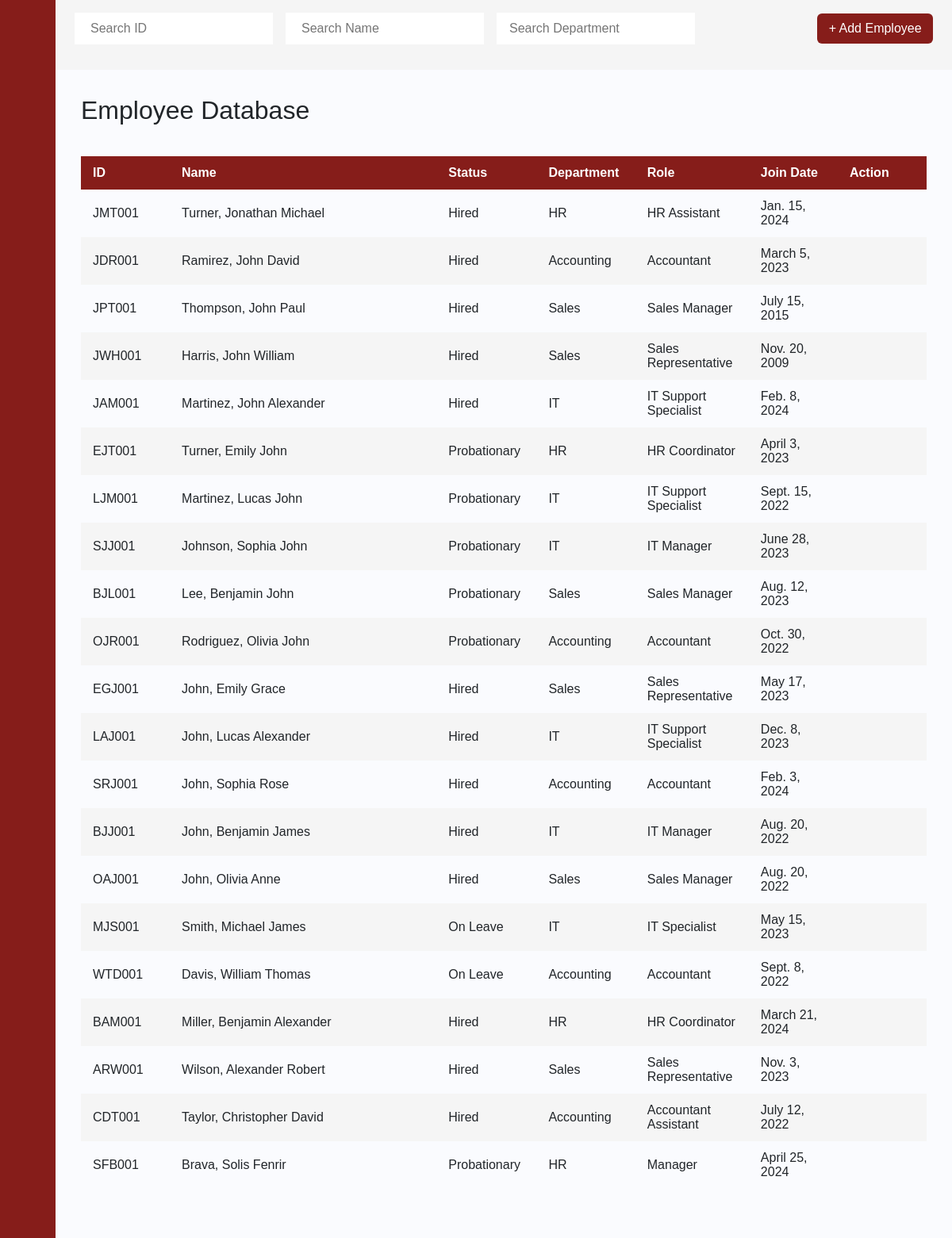
Before: /employee_database/1/ with the older database file.
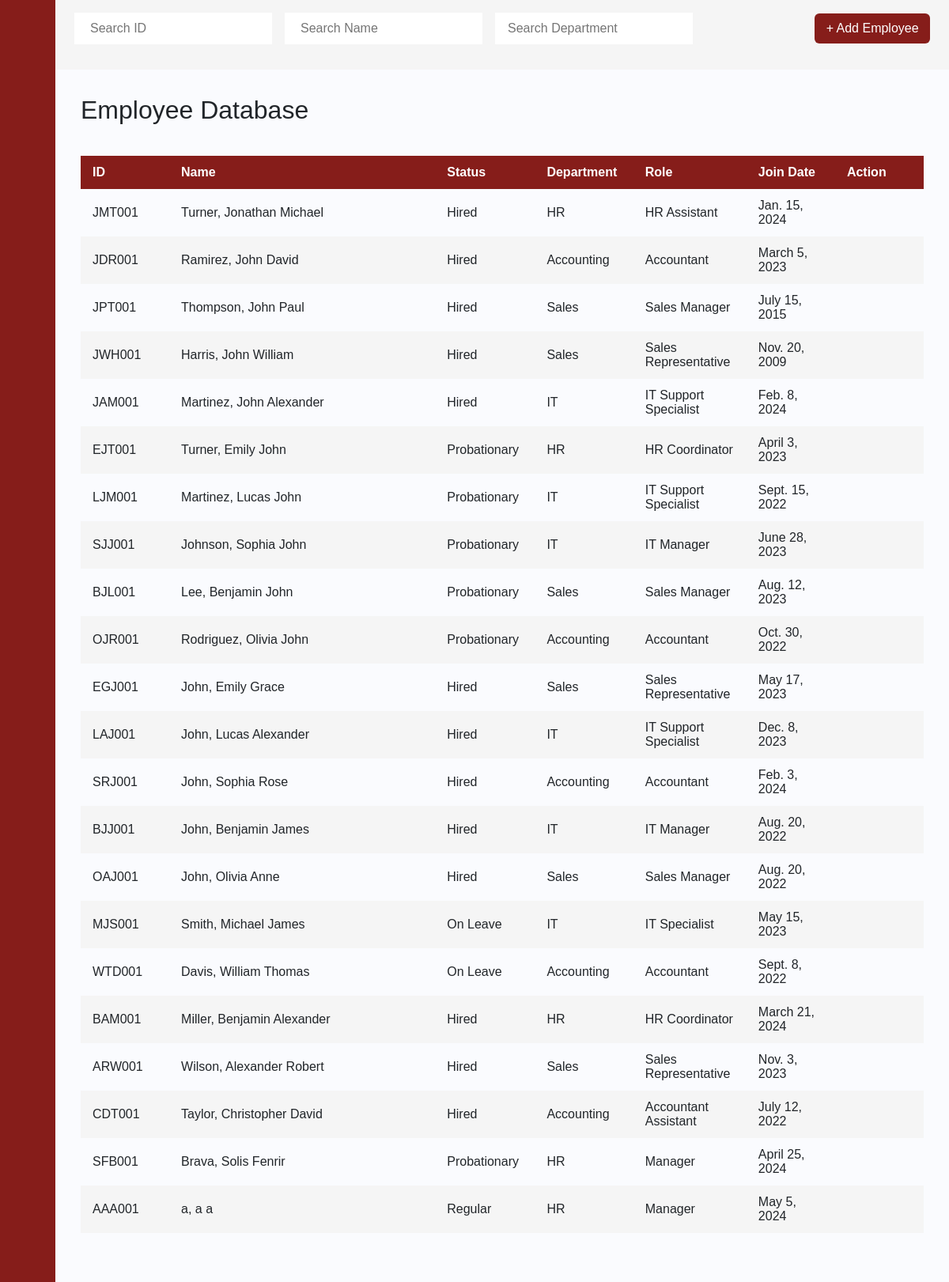
After: the same page with the newer database file.
### payrollapp/models.py (models this page shows, shortened)
class Employee(models.Model):
    Last_name = models.CharField(max_length=50)
    First_name = models.CharField(max_length=50)
    Middle_name = models.CharField(max_length=50, blank=True, null=True)
    id_number = models.CharField(max_length=6, primary_key=True)
    Status  = models.CharField(max_length=255)
    Department  = models.CharField(max_length=255)
    Role   = models.CharField(max_length=255)
    Join_Date = models.DateField(blank=True, null=True)
    Phone_Number = models.CharField(max_length=255)
    Email = models.CharField(max_length=255)
    BankNumber = models.CharField(max_length=255)
    Salary   = models.FloatField()
    Vacation_Leaves = models.IntegerField()
    Sick_Leaves = models.IntegerField()

### payrollapp/views.py (the view)
# urls.py: path('employee_database/<int:UID>/', views.employee_database, name='employee_database'),
def employee_database(request, UID):
    a = Employee.objects.all()
    user = get_object_or_404(USER_ACCOUNT, pk=UID)
    return render(request, 'payrollapp/employee_database.html', {'user':user, 'a':a})

### payrollapp/templates/payrollapp/employee_database.html (shortened to what this page needs)
{% extends 'payrollapp/base.html' %}
{% load static %}
{% block content %}
<div class="main">
    <div class="dashboard-navbar">
        <form action="#">
          <div class="nav-search">
            <input type="text" class="search-query mr-3" placeholder="Search ID" onkeyup="searchID()" id="eID">
            <input type="text" class="search-query mr-3" placeholder="Search Name" onkeyup="searchName()" id="eName">
            <input type="text" class="search-query px-3" id="eDepa" placeholder="Search Department" onkeyup="searchDepartment()">
          </div>
        </form>
        <div class="navbar-content">
            <ul class="main-nav">
                <div class="nav-search">
                    <a href="{% url 'add_employee' UID=user.pk %}" class="btn">+ Add Employee</a>
                </div>
            </ul>
        </div>
    </div>
    <div class="content">
        <h2>Employee Database</h2>
        <div style="overflow-x:auto;">
            <table id="posts">
                <thead>
                    <tr>
                        <th style="width:10%">ID</th>
                        <th style="width:30%">Name</th>
                        <th style="width:10%">Status</th>
                        <th style="width:10%">Department</th>
                        <th style="width:10%">Role</th>
                        <th style="width:10%">Join Date</th>
                        <th style="width:10%">Action</th>
                    </tr>
                </thead>
                <tbody>
                {% for b in a %}
                    <tr>
                        <td> {{ b.id_number }} </td>
                        <td> {{ b.Last_name }}, {{ b.First_name }} {{ b.Middle_name }}</td>
                        <td> {{ b.Status }} </td>
                        <td> {{ b.Department }} </td>
                        <td> {{ b.Role }} </td>
                        <td> {{ b.Join_Date }} </td>
                        <td> <a class="btn" href="{% url 'employee_info' UID=user.pk EID=b.pk %}"></a></td>
                    </tr>
                {% endfor %}
                </tbody>
            </table>
        </div>
    </div>
</div>
{% endblock %}

Changed rows visible on the page:
added Employee: id_number "AAA001", Last_name "a", First_name "a", Middle_name "a", Status "Regular", Department "HR", Role "Manager", Join_Date "May 5, 2024"
